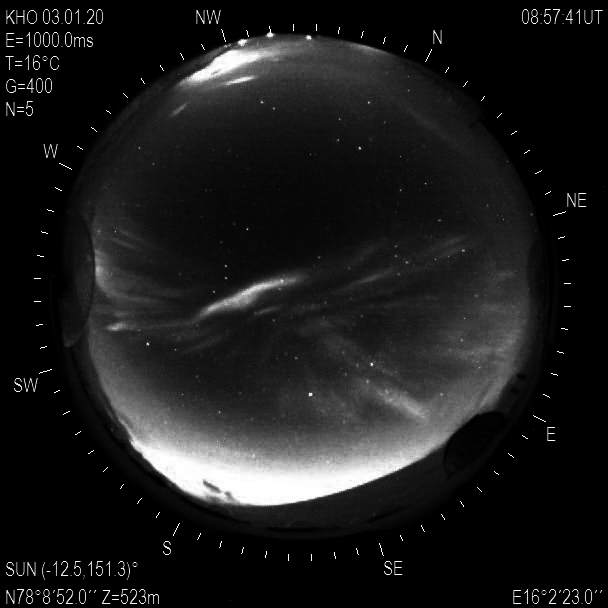
#> input picture Data/BACC_LYR2020.png, 608 x 608 px
$ jupyter execute --allow-errors geo_Guillaume.ipynb
#> lines starting #> are read from the running program, lines starting #| are printed output that depends on the picture
[cell 1]
import os
from pathlib import Path
from datetime import datetime, timezone
from PIL import Image, ImageEnhance, ImageOps
import math
import numpy as np
import matplotlib.pyplot as plt

def rotate_and_crop(image, rotation_center, rotation_angle, border, fill=0):
    """
    指定した中心を軸に画像を回転させ、特定の領域を切り取る関数。

    パラメータ: image (PIL.
        image (PIL.Image): 操作対象の画像
        rotation_center (タプル): 回転中心の座標 (x, y) = (column, row)
        rotation_angle (float): 回転角度 (度単位)
        border (int): 拡張する境界線のサイズ
        fill (int): 境界線の色 (デフォルト: 0 = 黒)

    戻り値: PIL.
        PIL.Image: トリミングされた画像
    """
#> called with rotation_center = (302, 286), rotation_angle = 28, border = 240, fill = 0
    # Expand an image with a given border
    expanded_image = ImageOps.expand(image, border, fill=fill)
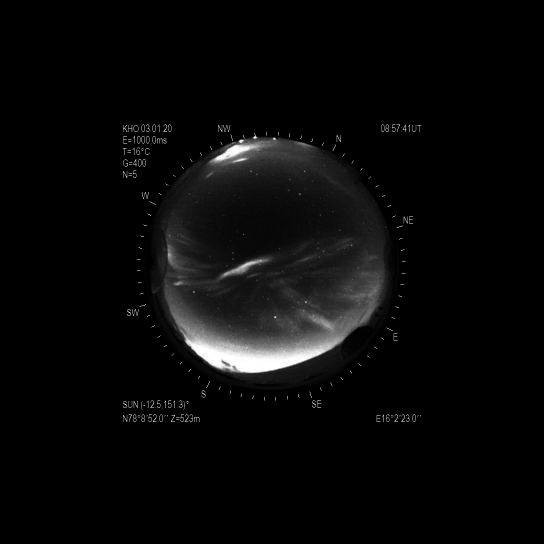
#> expanded_image: PIL image 1088x1088 L (shown at 1/2 size); min 0, max 255, mean 8.6
#> image is the input picture: PIL image 608x608 L; min 0, max 255, mean 27.5

    # Adjust the center of rotation to match the expanded image
    new_center = (rotation_center[0] + border, rotation_center[1] + border)
#> new_center = (542, 526)

    # rotate the image at the specified center
    rotated_image = expanded_image.rotate(rotation_angle, center=new_center)
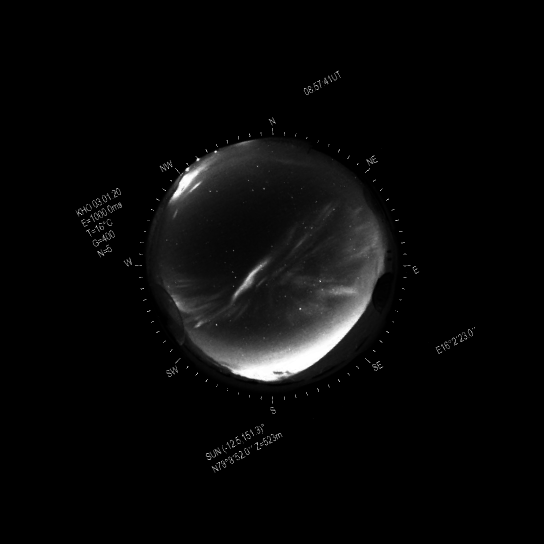
#> rotated_image: PIL image 1088x1088 L (shown at 1/2 size); min 0, max 255, mean 8.6

    # rage of trimming
    crop_box = (
        new_center[0] - border,
        new_center[1] - border,
        new_center[0] + border,
        new_center[1] + border
    )
#> crop_box = (302, 286, 782, 766)

    # trimming image
    cropped_image = rotated_image.crop(crop_box)
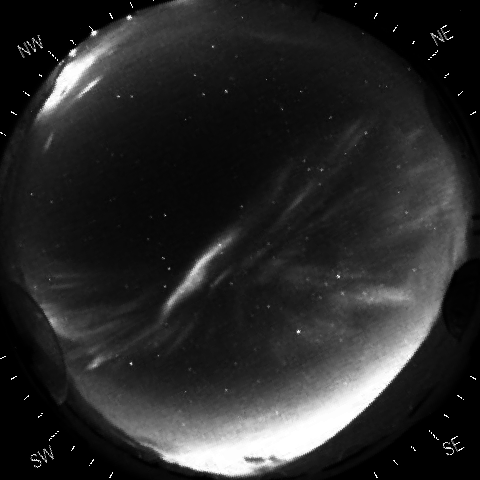
#> cropped_image: PIL image 480x480 L; min 0, max 255, mean 41.4

    return cropped_image


DATA = Path("Data")

save_dir = "out_geo_TEST"
os.makedirs(save_dir, exist_ok=True)

# LYR → augo1, NYA → augso (names only)
cropped_augo1 = rotate_and_crop(Image.open(DATA / "BACC_LYR2020.png"),
                               rotation_center=(302, 286), rotation_angle=28.0, border=240)
cropped_augso = rotate_and_crop(Image.open(DATA / "BACC_NYA2020.png"),
                               rotation_center=(312, 291), rotation_angle=-16.9, border=240)
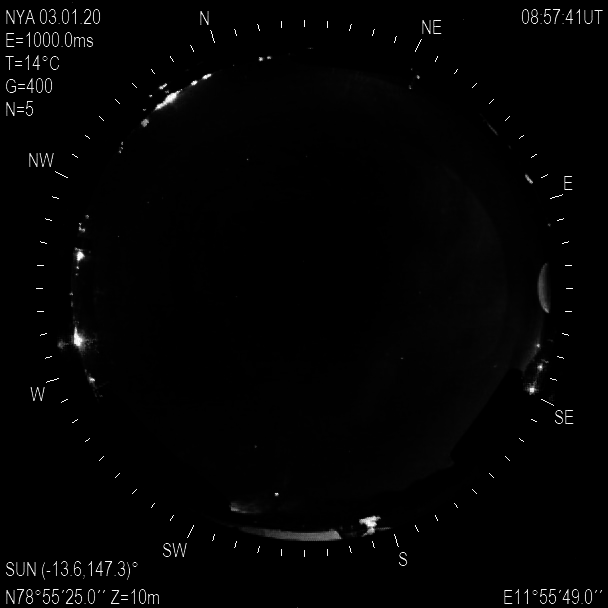
#> input picture Data/BACC_NYA2020.png, 608 x 608 px
#> call 2 of rotate_and_crop, with rotation_center = (312, 291), rotation_angle = -16.9, border = 240, fill = 0
#> in rotate_and_crop (call 2), `expanded_image = ImageOps.expand(image, border, fill=fill)`:
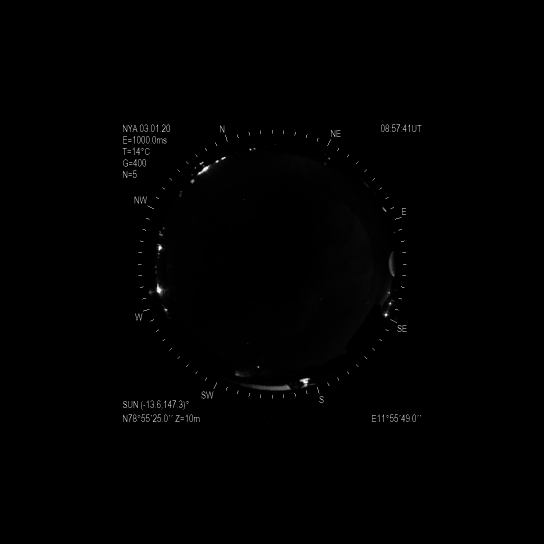
#> expanded_image: PIL image 1088x1088 L (shown at 1/2 size); min 0, max 255, mean 1
#> in rotate_and_crop, image is the input picture: PIL image 608x608 L; min 0, max 255, mean 3.3
#> in rotate_and_crop (call 2), `new_center = (rotation_center[0] + border, rotation_center[1] + border)`: new_center = (552, 531)
#> (the rest of the program and of its run is left out)
